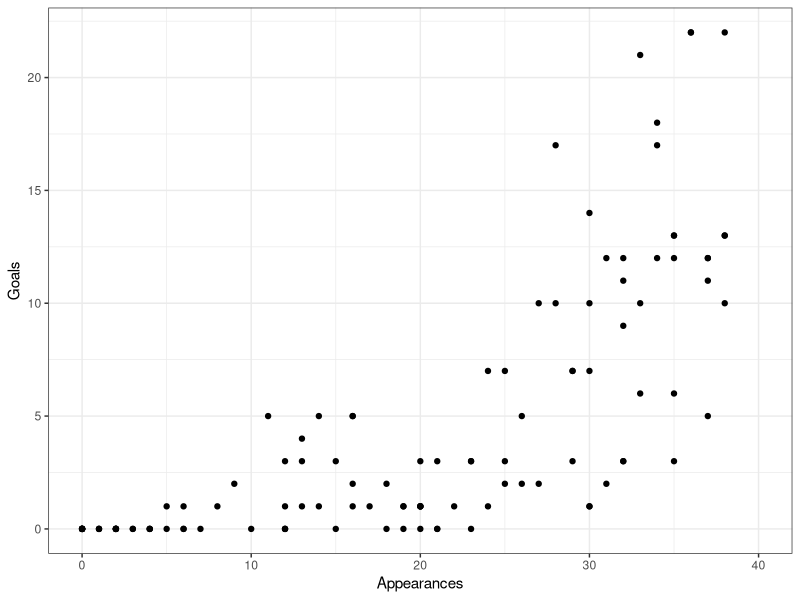
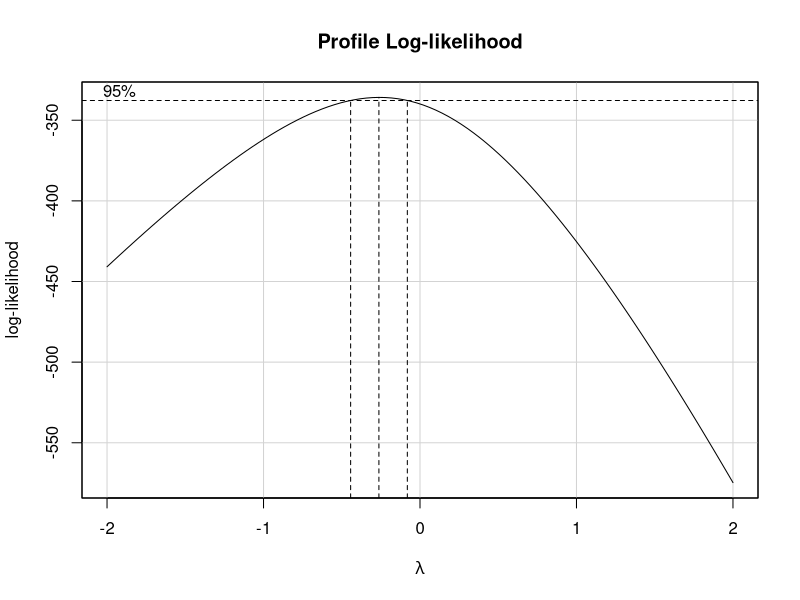
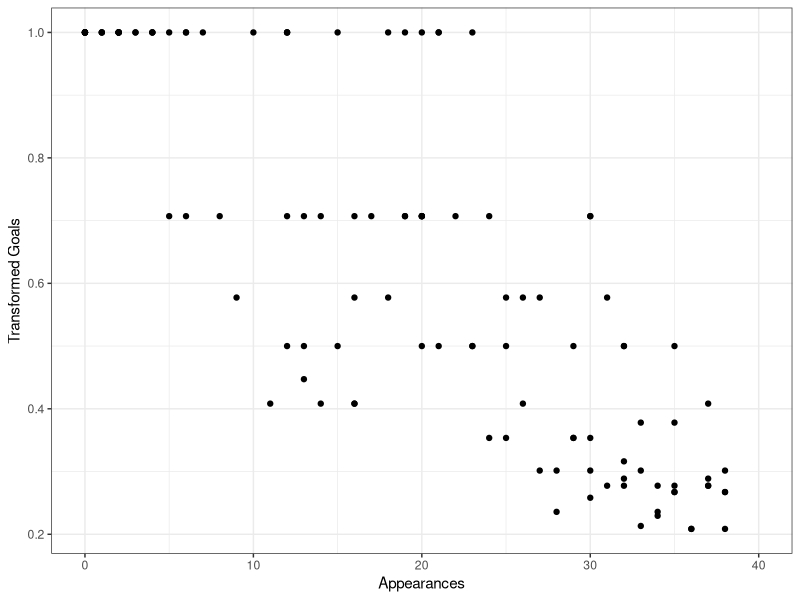
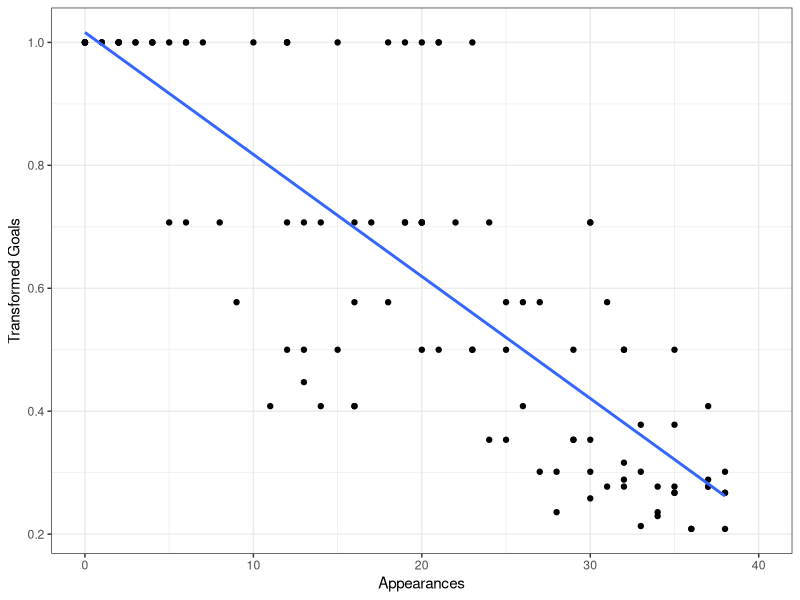
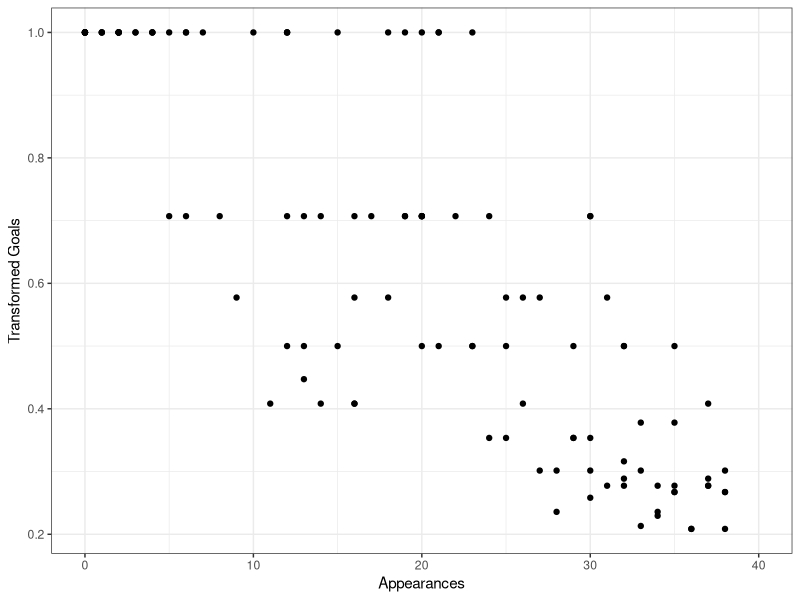
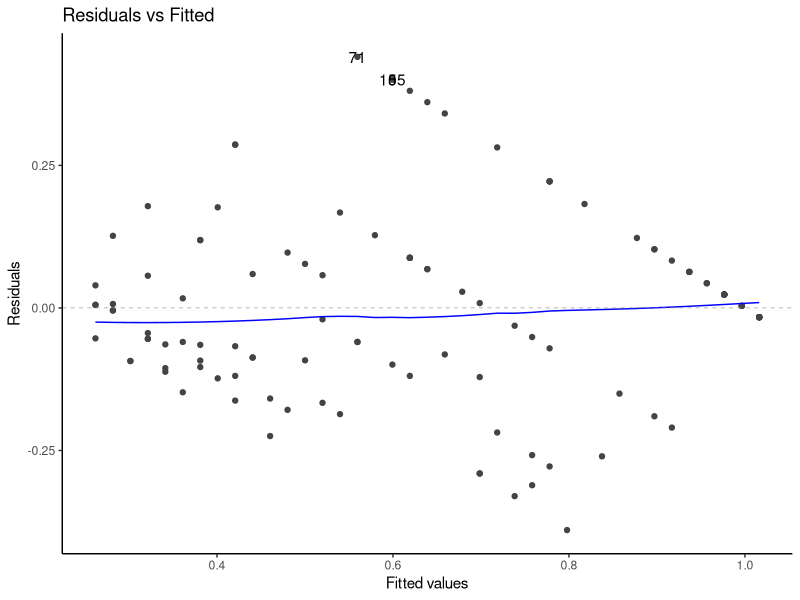
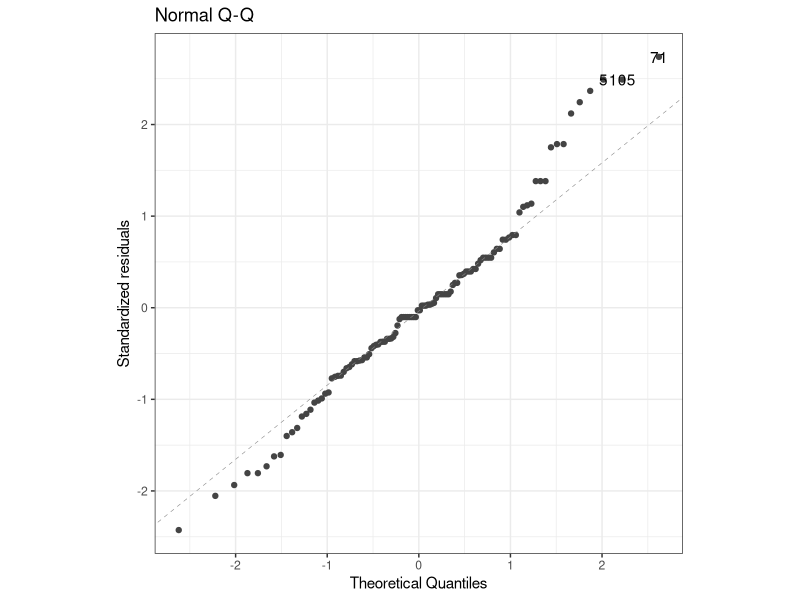
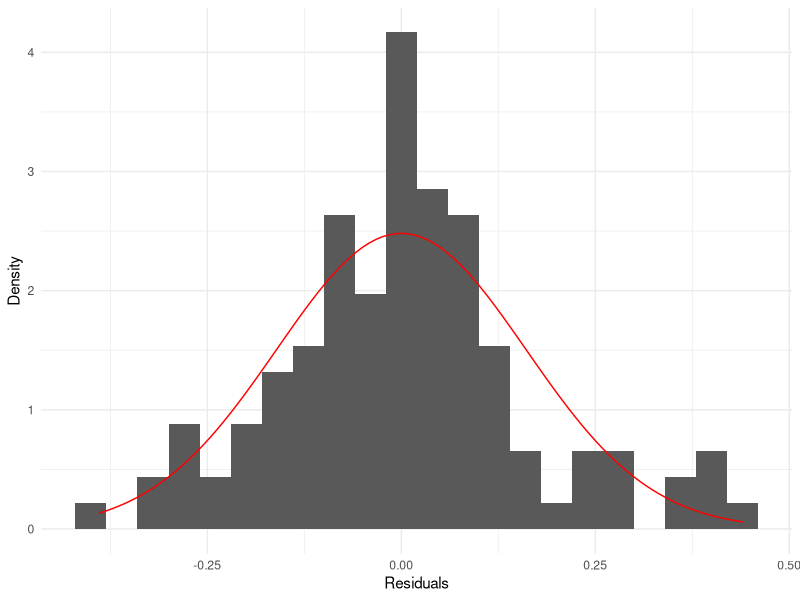

Here is the R script that generated these plots, in order:
## ---- chunk 1
library(tidyverse)
library(ggfortify)
library(car)
## ---- chunk 2
# Read in the data set, include only data for forwards
(premier <- read_csv("premier1819.csv") %>%
  filter(position %in% c("Forward")) %>%
  select(appearances = appearances_overall, goals = goals_overall))
summary(premier)
## ---- chunk 3
(premier_plot <- ggplot(data = premier, mapping = aes(x = appearances, y = goals)) +
  geom_point() +
  theme_bw() +
  xlim(0, 40) +
  xlab("Appearances") +
  ylab("Goals"))
paste(
  "Correlation coefficient:",
  round(cor(premier$appearances, premier$goals), 5)
)
## ---- chunk 4
# Shift the data up one to remove zeros
premier <- premier %>%
  mutate(goals = goals + 1)

# Use the box cox approach to find the best transformation
bc <- boxCox(premier$goals ~ premier$appearances)  # plot curve
bc$x[which.max(bc$y)]  # pull out the "best" lambda value

# Transform the data
premier_trans <- premier %>%
  mutate(goals = 1/sqrt(goals))

# Plot the transformed data and check to correlation coefficient
(premier_trans_plot <-
  ggplot(data = premier_trans, mapping = aes(x = appearances, y = goals)) +
  geom_point() +
  theme_bw() +
  xlim(0, 40) +
  xlab("Appearances") +
  ylab("Transformed Goals"))
paste(
  "Correlation coefficient:",
  round(cor(premier_trans$appearances, premier_trans$goals), 5)
)
## ---- chunk 5
# Fit a linear model to the transformed data and save the residuals
premier_lm <- lm(goals ~ appearances, data = premier_trans)
premier_trans$residuals <- premier_lm$residuals

# Plot the regression line on the transformed data
premier_trans_plot +
  geom_smooth(method = "lm", se = FALSE)
## ---- chunk 6
# Scatterplot
premier_trans_plot

# Resids vs fitted
(premier_residfit <- autoplot(premier_lm, which = 1, ncol = 1) +
    theme_classic())
## ---- chunk 7
# Q-Q Plot
(premier_QQ <- autoplot(premier_lm, which = 2, ncol = 1, nrow = 1) +
   theme_bw() +
   coord_fixed())

# Histogram
premier_hist <- ggplot(data = premier_trans, mapping = aes(x = residuals)) + 
  geom_histogram(mapping = aes(y = ..density..), binwidth = 0.04) +
  stat_function(fun = dnorm, 
                color = "red",
                args = list(mean = mean(premier_trans$residuals), 
                            sd = sd(premier_trans$residuals))) +
  theme_minimal() +
  xlab("Residuals") +
  ylab("Density")
premier_hist

# Box-plot
ggplot(data = premier_trans, mapping = aes(y = residuals)) +
  geom_boxplot() +
  stat_summary(mapping = aes(x = 0),
               fun = mean, geom = "point",
               shape = 4, size = 2, color = "darkred") +
  theme_classic() +
  theme(aspect.ratio = 2,
        axis.text.x = element_blank(),
        axis.ticks.x = element_blank()) +
  scale_y_continuous(limits = c(-0.5, 0.5), breaks = seq(-0.4, 0.4, 0.2)) +
  ylab("Residuals") +
  xlab("")
## ---- chunk 8
# Residuals vs Fitted Values
premier_residfit

# Brown-Forsythe Test
grp <- as.factor(c(rep("lower", floor(dim(premier)[1] / 2)), 
                   rep("upper", ceiling(dim(premier)[1] / 2))))
leveneTest(arrange(premier_trans, appearances)$residuals ~ grp, center = median)
## ---- chunk 9
#Q-Q
premier_QQ

# Cook's Distance
premier_trans <- premier_trans %>%
  mutate(cooksd = cooks.distance(premier_lm))
top4cd <- as.numeric(names(sort(premier_trans$cooksd, decreasing = TRUE)[1:4]))

ggplot() +
  geom_point(data = premier_trans,
             mapping = aes(x = as.numeric(rownames(premier_trans)), 
                           y = cooksd)) +
  geom_text(mapping = aes(x = top4cd,
                          y = premier_trans$cooksd[top4cd],
                          label = top4cd)) +
  theme_bw() +
  ylab("Cook's Distance") +
  xlab("Observation Number") +
  geom_hline(mapping = aes(yintercept = 4 / length(premier_trans$cooksd)),
             color = "red", linetype = "dashed") +
  theme(aspect.ratio = 1)

# DFBETAS
premier_trans <- premier_trans %>%
  mutate(dfbetas_appearances = dfbetas(premier_lm)[, "appearances"])
names(premier_trans$dfbetas_appearances) <- 1:nrow(premier_trans)
top3dfbeta <- as.numeric(names(
  sort(abs(premier_trans$dfbetas_appearances), decreasing = TRUE)[1:3]
))

# Plot the DFBETAS against the observation number
ggplot() + 
  geom_point(data = premier_trans,
             mapping = aes(x = as.numeric(rownames(premier_trans)), 
                           y = abs(dfbetas_appearances))) +
  geom_text(mapping = aes(x = top3dfbeta,
                          y = abs(premier_trans$dfbetas_appearances[top3dfbeta]),
                          label = top3dfbeta)) +
  theme_bw() +
  ylab("Absolute Value of DFBETAS for Runoff") +
  xlab("Observation Number") +
  geom_hline(mapping = aes(yintercept = 2 / sqrt(length(premier_trans$dfbetas_appearances))),
             color = "red", linetype = "dashed") +
  theme(aspect.ratio = 1)

#Resid vs Fitted
premier_residfit
## ---- chunk 10
summary(premier_lm)
confint(premier_lm, level = 0.95, parm = "appearances")
## ---- chunk 11
1/predict(premier_lm, 
        newdata = data.frame(appearances = 30),
        interval = "confidence",
        level = 0.95)^2
## ---- chunk 12
1/predict(premier_lm, 
        newdata = data.frame(appearances = 30),
        interval = "prediction",
        level = 0.95)^2
## ---- chunk 13
appearances_values <- seq(min(premier$appearances), max(premier$appearances), 
                          length = 100)

conf_int_mean <- predict(premier_lm, 
                         newdata = data.frame(appearances = appearances_values),
                         interval = "confidence",
                         level = 0.95)

preds <- data.frame("appearances_values" = appearances_values, 1/conf_int_mean^2)

premier_plot +
  geom_line(data = preds, mapping = aes(x = appearances_values, y = fit),
            color = "blue", size = 1)+
  
  geom_line(data = preds, mapping = aes(x = appearances_values, y = lwr),
            color = "red", size = 1)+
  
  geom_line(data = preds, mapping = aes(x = appearances_values, y = upr),
            color = "red", size = 1)

appearances_values <- seq(min(premier$appearances), max(premier$appearances), 
                          length = 100)

pred_int <- predict(premier_lm, 
                         newdata = data.frame(appearances = appearances_values),
                         interval = "prediction",
                         level = 0.95)

preds <- data.frame("appearances_values" = appearances_values, ifelse(1/pred_int^2 < 30, 1/pred_int^2, NA))

premier_plot +
  geom_line(data = preds, mapping = aes(x = appearances_values, y = fit),
            color = "blue", size = 1)+
  
  geom_line(data = preds, mapping = aes(x = appearances_values, y = lwr),
            color = "red", size = 1)+
  
  geom_line(data = preds, mapping = aes(x = appearances_values, y = upr),
            color = "red", size = 1)
## ---- chunk 14
#MSE
anova <- aov(premier_lm)  # get ANOVA components
premier_anova <- summary(anova)[[1]]  # save data in a usable form
premier_anova

premier_mse <- premier_anova["Residuals", "Sum Sq"] / premier_anova["Residuals", "Df"]
premier_mse

## ---- chunk 15
#RMSE
premier_rmse <- sqrt(premier_mse)
premier_rmse

## ---- chunk 16
#MAE
sum(abs(premier_trans$residuals)) / premier_lm$df.residual

## ---- chunk 17
summary(premier_lm)
